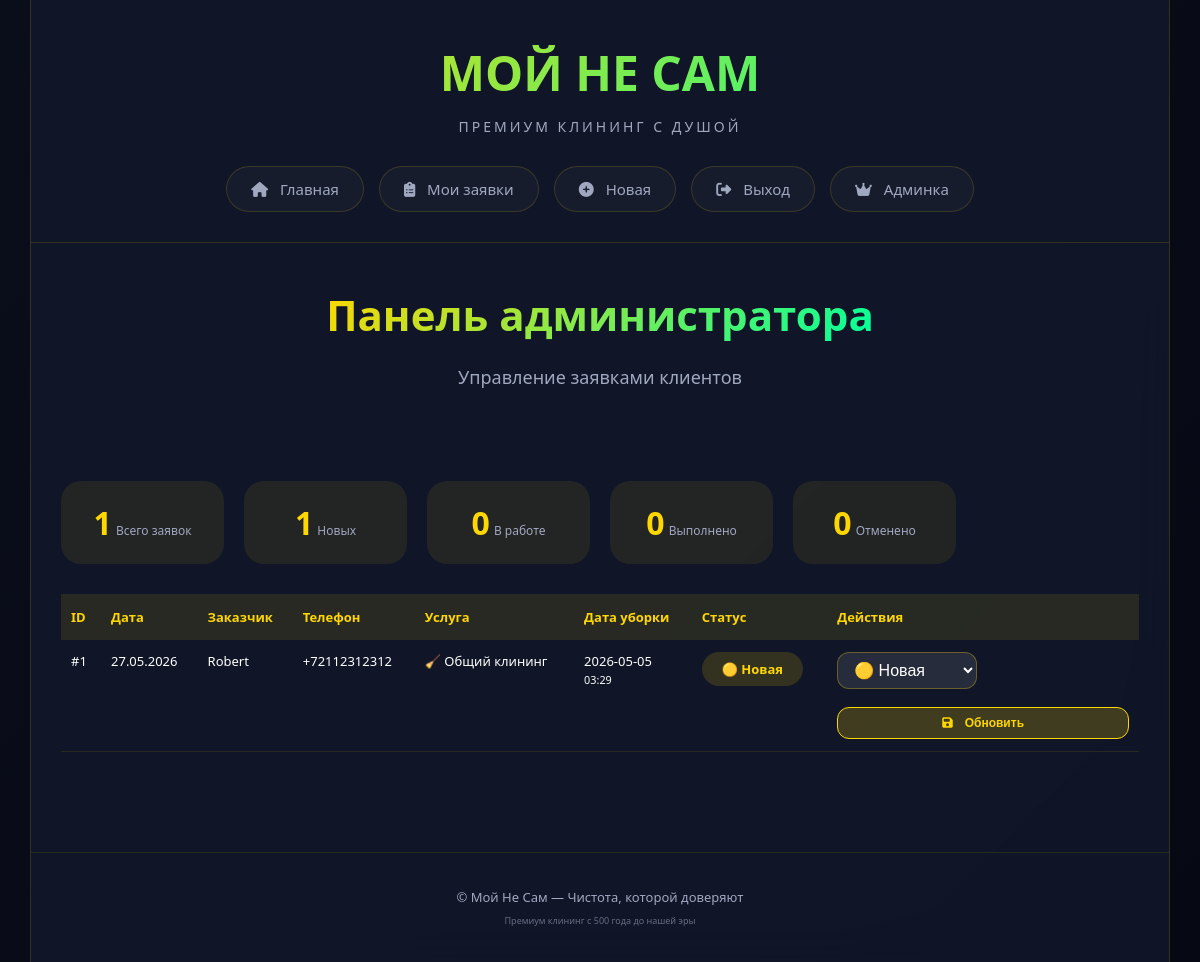
The page /admin (signed in) on the database its author committed.
### database.py (models this page shows, shortened)
class Request(db.Model):
    __tablename__ = 'requests'
    id = db.Column(db.Integer, primary_key=True)
    user_id = db.Column(db.Integer, db.ForeignKey('users.id'), nullable=False)
    address = db.Column(db.String(300), nullable=False)
    contact_phone = db.Column(db.String(20), nullable=False)
    service_type = db.Column(db.String(50), nullable=False)
    preferred_date = db.Column(db.String(50), nullable=False)
    preferred_time = db.Column(db.String(20), nullable=False)
    payment_type = db.Column(db.String(20), nullable=False)
    status = db.Column(db.String(30), default='новая заявка')
    cancel_reason = db.Column(db.String(300), default='')
    created_at = db.Column(db.DateTime, default=datetime.utcnow)

class User(db.Model):
    __tablename__ = 'users'
    id = db.Column(db.Integer, primary_key=True)
    fullname = db.Column(db.String(100), nullable=False)
    phone = db.Column(db.String(20), nullable=False)
    email = db.Column(db.String(100), nullable=False)
    login = db.Column(db.String(50), unique=True, nullable=False)
    password = db.Column(db.String(100), nullable=False)
    is_admin = db.Column(db.Boolean, default=False)
    created_at = db.Column(db.DateTime, default=datetime.utcnow)
    requests = db.relationship('Request', backref='user', lazy=True, cascade='all, delete-orphan')

### app.py (the view)
@app.route('/admin')
@admin_required
def admin_panel():
    all_requests = Request.query.order_by(Request.created_at.desc()).all()
    requests_data = []
    for req in all_requests:
        user = User.query.get(req.user_id)
        requests_data.append({
            'request': req,
            'user': user
        })
    stats = {
        'total': len(all_requests),
        'new': len([r for r in all_requests if r.status == 'новая заявка']),
        'in_progress': len([r for r in all_requests if r.status == 'в работе']),
        'completed': len([r for r in all_requests if r.status == 'выполнено']),
        'cancelled': len([r for r in all_requests if r.status == 'отменено'])
    }
    return render_template('admin.html', requests_data=requests_data, stats=stats)

### app.py (called while the page is built)
def admin_required(f):
    @wraps(f)
    def decorated_function(*args, **kwargs):
        if 'user_id' not in session:
            flash('🔐 Пожалуйста, войдите в систему', 'error')
            return redirect(url_for('login'))
        user = User.query.get(session['user_id'])
        if not user or not user.is_admin:
            flash('⛔ Доступ запрещен. Требуются права администратора.', 'error')
            return redirect(url_for('dashboard'))
        return f(*args, **kwargs)
    return decorated_function

### templates/admin.html (shortened to what this page needs)
{% extends "base.html" %}
{% block content %}
<div class="hero" style="padding: 25px 20px;">
    <h2><span>Панель администратора</span></h2>
    <p>Управление заявками клиентов</p>
</div>
<div class="admin-stats">
    <div class="stat-card">
        <span class="stat-number">{{ stats.total }}</span>
        <span class="stat-label">   Всего заявок</span>
    </div>
    <div class="stat-card">
        <span class="stat-number">{{ stats.new }}</span>
        <span class="stat-label">   Новых</span>
    </div>
    <div class="stat-card">
        <span class="stat-number">{{ stats.in_progress }}</span>
        <span class="stat-label">   В работе</span>
    </div>
    <div class="stat-card">
        <span class="stat-number">{{ stats.completed }}</span>
        <span class="stat-label">   Выполнено</span>
    </div>
    <div class="stat-card">
        <span class="stat-number">{{ stats.cancelled }}</span>
        <span class="stat-label">   Отменено</span>
    </div>
</div>
<div class="admin-table">
    <table>
        <thead>
            <tr>
                <th>ID</th>
                <th>Дата</th>
                <th>Заказчик</th>
                <th>Телефон</th>
                <th>Услуга</th>
                <th>Дата уборки</th>
                <th>Статус</th>
                <th>Действия</th>
            </tr>
        </thead>
        <tbody>
            {% for item in requests_data %}
            <tr>
                <td>#{{ item.request.id }}</td>
                <td>{{ item.request.created_at.strftime('%d.%m.%Y') if item.request.created_at else '' }}</td>
                <td>{{ item.user.fullname }}</td>
                <td>{{ item.user.phone }}</td>
                <td>{{ item.request.service_type|truncate(25) }}</td>
                <td>{{ item.request.preferred_date }}<br><small>{{ item.request.preferred_time }}</small></td>
                <td>
                    <span class="status
                        {% if item.request.status == 'новая заявка' %}status-nova
                        {% elif item.request.status == 'в работе' %}status-v-rabote
                        {% elif item.request.status == 'выполнено' %}status-vypolneno
                        {% elif item.request.status == 'отменено' %}status-otmeneno
                        {% endif %}">
                        {% if item.request.status == 'новая заявка' %}🟡 Новая
                        {% elif item.request.status == 'в работе' %}🔵 В работе
                        {% elif item.request.status == 'выполнено' %}✅ Выполнено
                        {% elif item.request.status == 'отменено' %}❌ Отменено
                        {% endif %}
                    </span>
                </td>
                <td>
                    <form method="POST" action="{{ url_for('update_status', request_id=item.request.id) }}" onsubmit="return validateCancelReason(this)">
                        <select name="status" class="status-select" data-request-id="{{ item.request.id }}" style="padding: 8px 12px; border-radius: 12px; background: rgba(255,255,255,0.1); color: white; border: 1px solid rgba(255,215,0,0.3); margin-bottom: 8px; width: 140px;">
                            <option value="новая заявка" {% if item.request.status == 'новая заявка' %}selected{% endif %}>🟡 Новая</option>
                        </select>
                        <button type="submit" style="margin-top: 10px; padding: 8px 16px; font-size: 12px; background: rgba(255,215,0,0.2); border: 1px solid var(--gold); border-radius: 12px; color: var(--gold); cursor: pointer; width: 100%;">
                            <i class="fas fa-save"></i> Обновить
                        </button>
                    </form>
                </td>
            </tr>
            {% endfor %}
        </tbody>
    </table>
</div>
{% endblock %}

### static/css/style.css (style rules this page uses)
* { margin: 0; padding: 0; box-sizing: border-box; }
:root { --dark: #0a0e1a; --gold: #ffd700; --mint: #00ff9d; --text: #ffffff; --text-secondary: #a0a8c0; }
body { font-family: 'Segoe UI', system-ui, sans-serif; background: linear-gradient(135deg, #0a0e1a 0%, #060914 100%); min-height: 100vh; color: var(--text); }
.hero { text-align: center; padding: 60px 40px; margin-bottom: 20px; }
.hero h2 { font-size: 42px; margin-bottom: 20px; line-height: 1.3; }
.hero h2 span { background: linear-gradient(135deg, var(--gold), var(--mint)); -webkit-background-clip: text; background-clip: text; color: transparent; }
.hero p { font-size: 18px; color: var(--text-secondary); margin-bottom: 35px; line-height: 1.6; max-width: 700px; margin-left: auto; margin-right: auto; }
.btn, button[type="submit"] { display: inline-flex; align-items: center; justify-content: center; gap: 12px; padding: 16px 42px; font-size: 18px; font-weight: 600; border-radius: 50px; transition: 0.3s; cursor: pointer; border: none; }
.btn-primary, button[type="submit"] { background: linear-gradient(135deg, var(--gold), #e6b800); color: var(--dark); }
input, select, textarea { width: 100%; padding: 18px 20px; background: rgba(255, 255, 255, 0.05); border: 1px solid rgba(255, 215, 0, 0.15); border-radius: 20px; color: var(--text); font-size: 16px; }
.status { display: inline-flex; align-items: center; gap: 8px; padding: 8px 20px; border-radius: 30px; font-size: 13px; font-weight: 700; margin-bottom: 20px; }
.status-nova { background: rgba(255, 215, 0, 0.15); color: var(--gold); }
.admin-stats { display: grid; grid-template-columns: repeat(auto-fill, minmax(150px, 1fr)); gap: 20px; margin: 30px 0; }
.stat-card { background: rgba(255, 215, 0, 0.08); border-radius: 20px; padding: 20px; text-align: center; }
.stat-number { font-size: 32px; font-weight: 800; color: var(--gold); }
.stat-label { font-size: 12px; margin-top: 8px; color: var(--text-secondary); }
.admin-table { margin: 30px 0; overflow-x: auto; }
.admin-table table { width: 100%; border-collapse: collapse; font-size: 14px; }
.admin-table th { background: rgba(255, 215, 0, 0.1); padding: 16px 12px; text-align: left; color: var(--gold); }
.admin-table td { padding: 14px 12px; border-bottom: 1px solid rgba(255, 215, 0, 0.1); }

### templates/admin.html (style rules this page uses)
.admin-table table { width: 100%; border-collapse: collapse; font-size: 13px; }
.admin-table th { background: rgba(255, 215, 0, 0.1); padding: 14px 10px; text-align: left; color: var(--gold); font-weight: 600; }
.admin-table td { padding: 12px 10px; border-bottom: 1px solid rgba(255, 215, 0, 0.1); vertical-align: top; }

### rows shown on the page
Request: request.id "1", request.created_at "27.05.2026", request.service_type "🧹 Общий клининг", request.preferred_date "2026-05-05", request.preferred_time "03:29", status "🟡 Новая"
User: user.fullname "Robert", user.phone "+72112312312"

### other values the page prints
{{ stats.total }} "1"
{{ stats.new }} "1"
{{ stats.in_progress }} "0"
{{ stats.completed }} "0"
{{ stats.cancelled }} "0"
